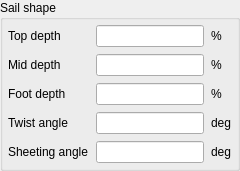
    <widget class="QGroupBox" name="GroupShape" >
     <property name="sizePolicy" >
      <sizepolicy>
       <hsizetype>5</hsizetype>
       <vsizetype>5</vsizetype>
       <horstretch>0</horstretch>
       <verstretch>0</verstretch>
      </sizepolicy>
     </property>
     <property name="title" >
      <string>Sail shape</string>
     </property>
     <layout class="QGridLayout" >
      <property name="margin" >
       <number>5</number>
      </property>
      <property name="spacing" >
       <number>7</number>
      </property>
      <item row="0" column="2" >
       <widget class="QLabel" name="lbpercent_3" >
        <property name="text" >
         <string>%</string>
        </property>
       </widget>
      </item>
      <item row="1" column="2" >
       <widget class="QLabel" name="lbpercent_4" >
        <property name="text" >
         <string>%</string>
        </property>
       </widget>
      </item>
      <item row="0" column="1" >
       <widget class="QLineEdit" name="txtTopDepth" >
        <property name="minimumSize" >
         <size>
          <width>0</width>
          <height>0</height>
         </size>
        </property>
        <property name="alignment" >
         <set>Qt::AlignHCenter</set>
        </property>
       </widget>
      </item>
      <item row="1" column="1" >
       <widget class="QLineEdit" name="txtMidDepth" >
        <property name="alignment" >
         <set>Qt::AlignHCenter</set>
        </property>
       </widget>
      </item>
      <item row="2" column="2" >
       <widget class="QLabel" name="lbpercent_5" >
        <property name="text" >
         <string>%</string>
        </property>
       </widget>
      </item>
      <item row="2" column="1" >
       <widget class="QLineEdit" name="txtFootDepth" >
        <property name="alignment" >
         <set>Qt::AlignHCenter</set>
        </property>
       </widget>
      </item>
      <item row="0" column="0" >
       <widget class="QLabel" name="lblTopDepth" >
        <property name="sizePolicy" >
         <sizepolicy>
          <hsizetype>3</hsizetype>
          <vsizetype>5</vsizetype>
          <horstretch>0</horstretch>
          <verstretch>0</verstretch>
         </sizepolicy>
        </property>
        <property name="minimumSize" >
         <size>
          <width>0</width>
          <height>20</height>
         </size>
        </property>
        <property name="text" >
         <string>Top depth</string>
        </property>
       </widget>
      </item>
      <item row="1" column="0" >
       <widget class="QLabel" name="lblMidDepth" >
        <property name="sizePolicy" >
         <sizepolicy>
          <hsizetype>3</hsizetype>
          <vsizetype>5</vsizetype>
          <horstretch>0</horstretch>
          <verstretch>0</verstretch>
         </sizepolicy>
        </property>
        <property name="minimumSize" >
         <size>
          <width>0</width>
          <height>20</height>
         </size>
        </property>
        <property name="text" >
         <string>Mid depth</string>
        </property>
       </widget>
      </item>
      <item row="2" column="0" >
       <widget class="QLabel" name="lblFootDepth" >
        <property name="sizePolicy" >
         <sizepolicy>
          <hsizetype>3</hsizetype>
          <vsizetype>5</vsizetype>
          <horstretch>0</horstretch>
          <verstretch>0</verstretch>
         </sizepolicy>
        </property>
        <property name="minimumSize" >
         <size>
          <width>0</width>
          <height>20</height>
         </size>
        </property>
        <property name="text" >
         <string>Foot depth</string>
        </property>
       </widget>
      </item>
      <item row="3" column="1" >
       <widget class="QLineEdit" name="txtTwistAngle" >
        <property name="alignment" >
         <set>Qt::AlignHCenter</set>
        </property>
       </widget>
      </item>
      <item row="4" column="1" >
       <widget class="QLineEdit" name="txtSheetAngle" >
        <property name="alignment" >
         <set>Qt::AlignHCenter</set>
        </property>
       </widget>
      </item>
      <item row="3" column="0" >
       <widget class="QLabel" name="lblTwistAngle" >
        <property name="sizePolicy" >
         <sizepolicy>
          <hsizetype>3</hsizetype>
          <vsizetype>5</vsizetype>
          <horstretch>0</horstretch>
          <verstretch>0</verstretch>
         </sizepolicy>
        </property>
        <property name="minimumSize" >
         <size>
          <width>0</width>
          <height>20</height>
         </size>
        </property>
        <property name="text" >
         <string>Twist angle</string>
        </property>
       </widget>
      </item>
      <item row="4" column="0" >
       <widget class="QLabel" name="lblSheetAngle" >
        <property name="sizePolicy" >
         <sizepolicy>
          <hsizetype>3</hsizetype>
          <vsizetype>5</vsizetype>
          <horstretch>0</horstretch>
          <verstretch>0</verstretch>
         </sizepolicy>
        </property>
        <property name="minimumSize" >
         <size>
          <width>0</width>
          <height>20</height>
         </size>
        </property>
        <property name="text" >
         <string>Sheeting angle</string>
        </property>
       </widget>
      </item>
      <item row="3" column="2" >
       <widget class="QLabel" name="lbdeg_3" >
        <property name="text" >
         <string>deg</string>
        </property>
       </widget>
      </item>
      <item row="4" column="2" >
       <widget class="QLabel" name="lbdeg_4" >
        <property name="text" >
         <string>deg</string>
        </property>
       </widget>
      </item>
     </layout>
    </widget>
